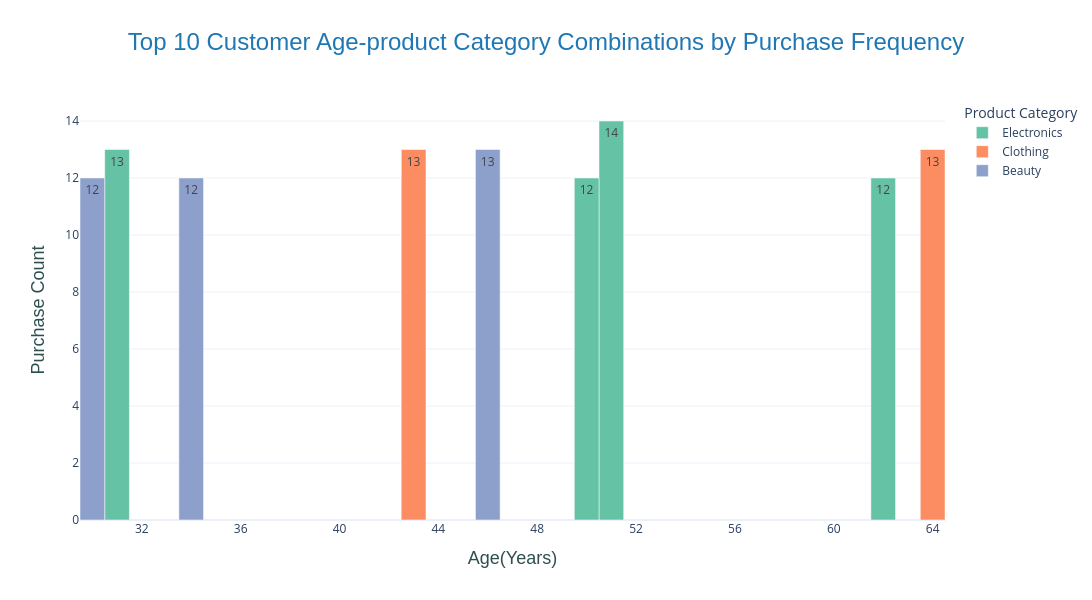

Source (notebook cell):
### Markdown cell above
Which age group purchases the most Clothing, Electronics, and Beauty products top10?

### Code cell
df_product_by_age=df.groupby(['Age','Product Category']).size().sort_values(ascending=False).reset_index(name="Count").head(10)
df_product_by_age
#visualizing the data
fig=px.bar(data_frame=df_product_by_age,x="Age",y="Count",color="Product Category",barmode="group",title="Product Purchases by Age Group",text_auto=True,color_discrete_sequence=px.colors.qualitative.Set2,template="plotly_white")
fig.update_layout(
    width=1400,
    height=600,
    bargap=1,
    title="Top 10 Customer Age-product Category Combinations by Purchase Frequency",
    title_x=0.5
)
fig.update_traces(
    width=1
)
fig.update_xaxes(
    title="Age(Years)",
    dtick=4
)
fig.update_yaxes(
    title="Purchase Count"
)
fig.update_layout(
    title_font=dict(
        family="Arial",
        size=24,
        color="#1F77B4"
    ),
    xaxis_title_font=dict(
        family="Arial",
        size=18,
        color="#2F4F4F"
    ),
    yaxis_title_font=dict(
        family="Arial",
        size=18,
        color="#2F4F4F"
    )
)
fig.show()

### Figure 1 — Plotly figure (JSON) as saved in the notebook; plotly's stock layout.template omitted (floating-point values rounded to 4 significant figures)
{"data": [{"alignmentgroup": "True", "hovertemplate": "Product Category=Electronics<br>Age=%{x}<br>Count=%{y}<extra></extra>", "legendgroup": "Electronics", "marker": {"color": "rgb(102,194,165)", "pattern": {"shape": ""}}, "name": "Electronics", "offsetgroup": "Electronics", "orientation": "v", "showlegend": true, "textposition": "auto", "texttemplate": "%{y}", "type": "bar", "width": 1, "x": [51, 31, 50, 43, 62], "xaxis": "x", "y": [14, 13, 12, 12, 12], "yaxis": "y"}, {"alignmentgroup": "True", "hovertemplate": "Product Category=Clothing<br>Age=%{x}<br>Count=%{y}<extra></extra>", "legendgroup": "Clothing", "marker": {"color": "rgb(252,141,98)", "pattern": {"shape": ""}}, "name": "Clothing", "offsetgroup": "Clothing", "orientation": "v", "showlegend": true, "textposition": "auto", "texttemplate": "%{y}", "type": "bar", "width": 1, "x": [43, 64], "xaxis": "x", "y": [13, 13], "yaxis": "y"}, {"alignmentgroup": "True", "hovertemplate": "Product Category=Beauty<br>Age=%{x}<br>Count=%{y}<extra></extra>", "legendgroup": "Beauty", "marker": {"color": "rgb(141,160,203)", "pattern": {"shape": ""}}, "name": "Beauty", "offsetgroup": "Beauty", "orientation": "v", "showlegend": true, "textposition": "auto", "texttemplate": "%{y}", "type": "bar", "width": 1, "x": [46, 30, 34], "xaxis": "x", "y": [13, 12, 12], "yaxis": "y"}], "layout": {"bargap": 1, "barmode": "group", "height": 600, "legend": {"title": {"text": "Product Category"}, "tracegroupgap": 0}, "title": {"font": {"color": "#1F77B4", "family": "Arial", "size": 24}, "text": "Top 10 Customer Age-product Category Combinations by Purchase Frequency", "x": 0.5}, "width": 1400, "xaxis": {"anchor": "y", "domain": [0, 1], "dtick": 4, "title": {"font": {"color": "#2F4F4F", "family": "Arial", "size": 18}, "text": "Age(Years)"}}, "yaxis": {"anchor": "x", "domain": [0, 1], "title": {"font": {"color": "#2F4F4F", "family": "Arial", "size": 18}, "text": "Purchase Count"}}}}
